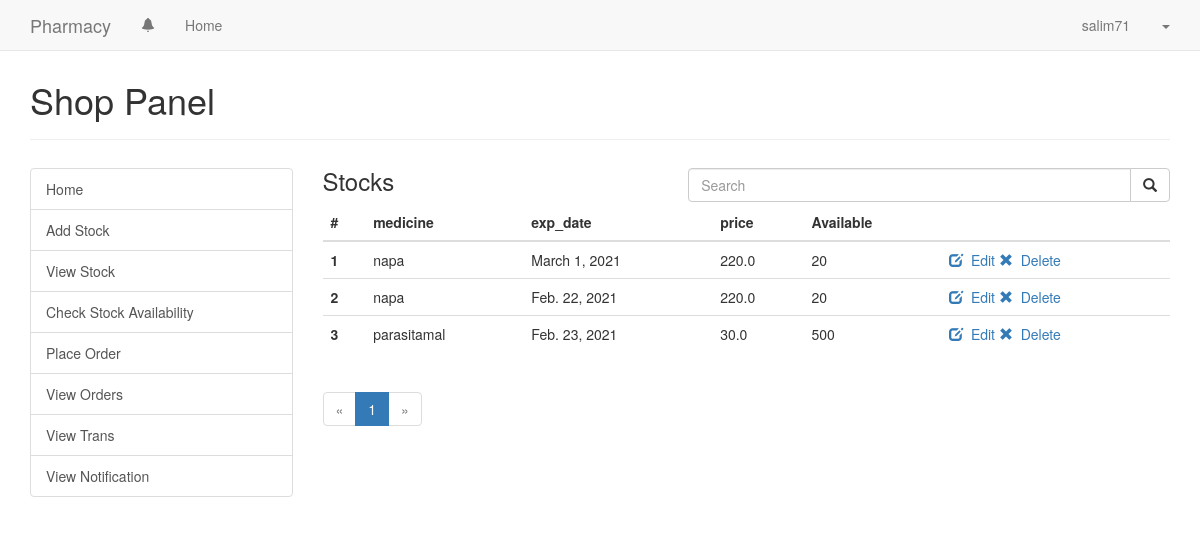
The app's page /usershop/stock/view (signed in) with its own data.
### authentication/models.py (models this page shows, shortened)
@python_2_unicode_compatible
class Profile(models.Model):
    SHOP = 'S'
    COMPANY = 'C'
    INSTITUTION_TYPES = (
        (SHOP, 'Shop'),
        (COMPANY, 'Company')
    )
    user = models.OneToOneField(User,on_delete=models.CASCADE)
    name = models.CharField(max_length=30, blank=True)
    license_id = models.CharField(max_length=30, blank=True)
    type = models.CharField(max_length=1,choices=INSTITUTION_TYPES,blank=True)
    approved = models.BooleanField(default=False)
    class Meta:
        db_table = 'inst_profile'
    def get_screen_name(self):
        try:
            if self.user.get_full_name():
                return self.user.get_full_name()
            else:
                return self.user.username
        except:
            return self.user.username

### usershop/models.py (models this page shows, shortened)
class ShopStock(models.Model):
    profile = models.ForeignKey(Profile, on_delete=models.CASCADE)
    medicine = models.ForeignKey(Medicine, on_delete=models.CASCADE)
    sup_date = models.DateField(auto_now_add=True)
    exp_date = models.DateField()
    price = models.FloatField()
    quantity = models.IntegerField()
    sold = models.IntegerField(default=0)
    class Meta:
        db_table = 'shop_stock'
    def get_available(self):
        return self.quantity-self.sold

### useradmin/models.py (models this page shows, shortened)
class Medicine(models.Model):
    name = models.CharField(max_length=30)
    type = models.CharField(max_length=30)
    details = models.TextField(max_length=500)
    class Meta:
        db_table = 'medicine'

### usershop/views.py (the view)
# urls.py: path('stock/view', views.view_stocks, name='view_stock_company'),
@login_required
def view_stocks(request):
    stocks = ShopStock.objects.filter(profile = request.user.profile)
    querystring = ''
    if 'q' in request.GET:
        querystring = request.GET.get('q').strip()
        stocks = stocks.filter(medicine__name__icontains=querystring)
    paginator = Paginator(stocks, 10)
    page = request.GET.get('page')
    try:
        stocks = paginator.page(page)
    except PageNotAnInteger:
        stocks = paginator.page(1)
    except EmptyPage:
        stocks = paginator.page(paginator.num_pages)
    return render(request, 'usershop/view_stocks.html', {'stocks': stocks, 'querystring': querystring})

### usershop/templates/usershop/view_stocks.html (shortened to what this page needs)
{% extends 'base.html' %}
{% load staticfiles %}
{% block head %}
<link href="{% static 'css/useradmin.css' %}" rel="stylesheet">
{% endblock head %}
{% block main %}
<div class="page-header">
    <h1>Shop Panel</h1>
</div>
<div class="row" style="margin-top: 2em">
    <div class="col-md-3">
        {% include 'usershop/partial_shop_menu.html' with active='shop' %}
    </div>
    <div class="col-md-9">
        <div class="row">
            <div class="col-md-5">
                <h3 style="margin-top: 0">Stocks</h3>
            </div>
            <div class="col-md-7">
                <form role="search" action="{% url 'view_stock_shop' %}">
                    <div class="input-group">
                        <input type="text" class="form-control" name="q" placeholder="Search" value="{{ querystring }}">
                        <span class="input-group-btn">
              <button type="submit" class="btn btn-default"><span class="glyphicon glyphicon-search"></span></button>
            </span>
                    </div>
                </form>
            </div>
        </div>
        <section class="stocks">
            <table class="table">
                <thead>
                <tr>
                    <th>#</th>
                    <th>medicine</th>
                    <th>exp_date</th>
                    <th>price</th>
                    <th>Available</th>
                    <th></th>
                </tr>
                </thead>
                <tbody>
                {% for stock in stocks %}
                <tr>
                    <th scope="row">{{stock.pk}}</th>
                    <td>{{stock.medicine.name}}</td>
                    <td>{{stock.exp_date}}</td>
                    <td>{{stock.price}}</td>
                    <td>{{stock.get_available}}</td>
                    <td>
                        <a href="{% url 'edit_stock_shop' pk=stock.pk %}">
                            <span class="glyphicon glyphicon-edit" aria-hidden="true"></span>&nbsp; Edit
                        </a>
                        <a href="{% url 'delete_stock_shop' pk=stock.pk %}"
                           onclick="return confirm('Are you sure you want to delete?')">
                            <span class="glyphicon glyphicon-remove" aria-hidden="true"></span>&nbsp; Delete
                        </a>
                    </td>
                </tr>
                {% endfor %}
                </tbody>
            </table>
        </section>
        <div class="row">
            <div class="col-md-12">
                {% include 'paginator.html' with paginator=stocks %}
            </div>
        </div>
    </div>
</div>
{% endblock main %}

### templates/base.html (shortened to what this page needs)
<!DOCTYPE html>
<html lang="en">
<head>
    {% load staticfiles %}
    <link href="https://maxcdn.bootstrapcdn.com/bootstrap/3.3.5/css/bootstrap.min.css" rel="stylesheet">
    {% block head %}{% endblock %}
</head>
<body>
{% block body %}
<header>
    <nav class="navbar navbar-default navbar-fixed-top" role="navigation">
        <div class="container">
            <div class="navbar-header">
                <a class="navbar-brand" href="#">Pharmacy</a>
            </div>
            <div class="collapse navbar-collapse" id="menu">
                <ul class="nav navbar-nav">
                    {% if user.is_authenticated %}
                    <li>
                        <a href="#" id="notifications" data-container="body" data-toggle="popover"
                           data-placement="bottom" title="Notifications">
                            <span class="glyphicon glyphicon-bell"></span>
                        </a>
                    </li>
                    <li><a href="{% url 'home' %}">Home</a></li>
                    {% endif %}
                </ul>
                <ul class="nav navbar-nav navbar-right">
                    {% if user.is_authenticated %}
                    <li>
                        <a href="{% url 'profile' user.username %}">{{ user.profile.get_screen_name }}</a>
                    </li>
                    <li class="dropdown">
                        <a href="#" class="dropdown-toggle" data-toggle="dropdown"><b class="caret"></b></a>
                    </li>
                    {% endif %}
                </ul>
            </div>
        </div>
    </nav>
</header>
<main>
    <div class="container">
        <br><br>
        {% block main %}
        {% endblock main %}
    </div>
</main>
{% endblock body %}
</body>
</html>

### usershop/templates/usershop/partial_shop_menu.html
<div class="list-group">
    <a href="{% url 'shop_home' %}" class="list-group-item{% if active == 'home' %} active{% endif %}">Home</a>
    <a href="{% url 'add_stock_shop' %}" class="list-group-item{% if active == 'stock' %} active{% endif %}">Add
        Stock</a>
    <a href="{% url 'view_stock_shop' %}" class="list-group-item{% if active == 'stock' %} active{% endif %}">View
        Stock</a>
    <a href="{% url 'view_avail_stock_shop' %}" class="list-group-item{% if active == 'stock' %} active{% endif %}">Check
        Stock Availability</a>
    <a href="{% url 'create_order' %}" class="list-group-item{% if active == 'order' %} active{% endif %}">Place
        Order</a>
    <a href="{% url 'view_order_shop' %}" class="list-group-item{% if active == 'order' %} active{% endif %}">View
        Orders</a>
    <a href="{% url 'view_transactions_shop' %}" class="list-group-item{% if active == 'trans' %} active{% endif %}">View
        Trans</a>
    <a href="{% url 'view_note_shop' %}" class="list-group-item{% if active == 'note' %} active{% endif %}">View
        Notification</a>
</div>

### templates/paginator.html
<ul class="pagination">
  {% if paginator.has_previous %}
    <li><a href="?page={{ paginator.previous_page_number }}">&laquo;</a></li>
  {% else %}
    <li class="disabled"><span>&laquo;</span></li>
  {% endif %}
  {% for i in paginator.paginator.page_range %}
    {% if paginator.number == i %}
      <li class="active"><span>{{ i }} <span class="sr-only">(current)</span></span></li>
    {% else %}
      <li><a href="?page={{ i }}">{{ i }}</a></li>
    {% endif %}
  {% endfor %}
  {% if paginator.has_next %}
    <li><a href="?page={{ paginator.next_page_number }}">&raquo;</a></li>
  {% else %}
    <li class="disabled"><span>&raquo;</span></li>
  {% endif %}
</ul>

### records on screen
ShopStock: pk "1", medicine.name "napa", exp_date "March 1, 2021", price "220.0", get_available "20"
ShopStock: pk "2", medicine.name "napa", exp_date "Feb. 22, 2021", price "220.0", get_available "20"
ShopStock: pk "3", medicine.name "parasitamal", exp_date "Feb. 23, 2021", price "30.0", get_available "500"

### other values on screen
{{ user.profile.get_screen_name }} "salim71"
{{ i }} "1"
